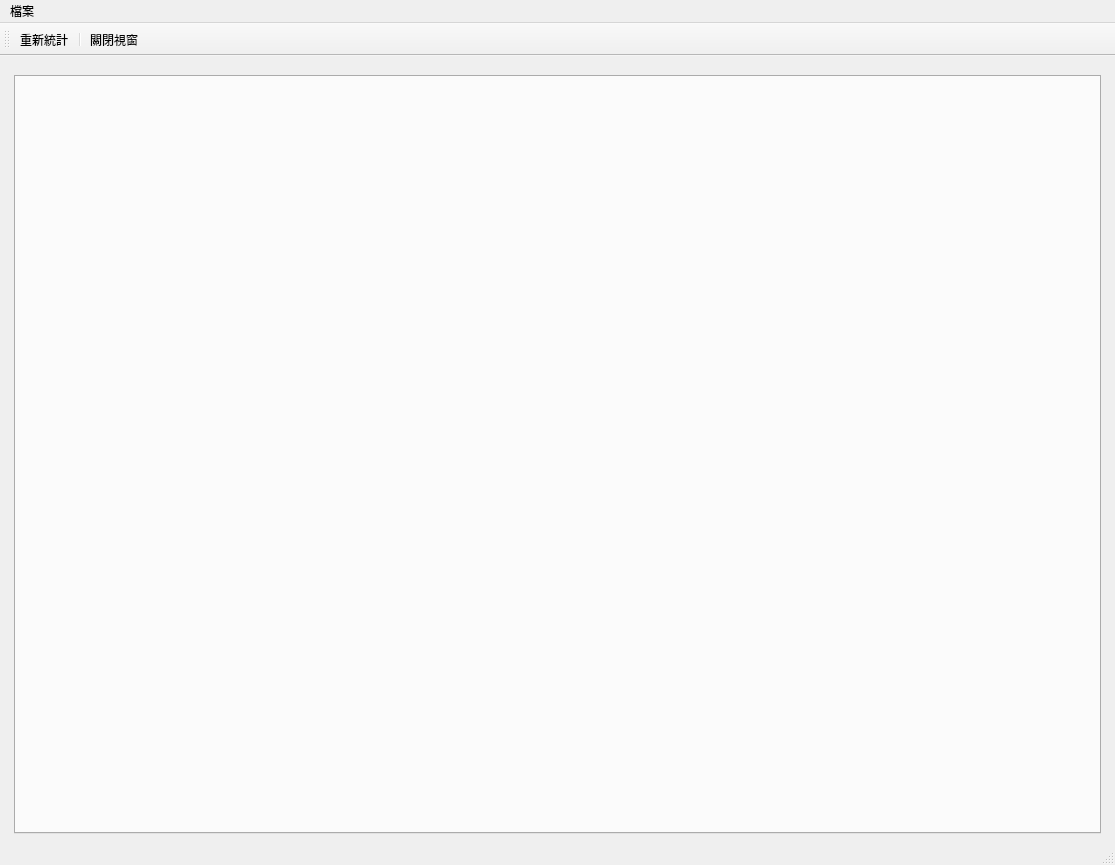
<?xml version="1.0" encoding="UTF-8"?>
<ui version="4.0">
 <class>WindowStatisticsDoctorMonthly</class>
 <widget class="QMainWindow" name="WindowStatisticsDoctorMonthly">
  <property name="geometry">
   <rect>
    <x>0</x>
    <y>0</y>
    <width>1115</width>
    <height>865</height>
   </rect>
  </property>
  <property name="windowTitle">
   <string>醫師月報表</string>
  </property>
  <widget class="QWidget" name="centralwidget">
   <layout class="QHBoxLayout" name="horizontalLayout">
    <item>
     <layout class="QVBoxLayout" name="verticalLayout">
      <property name="leftMargin">
       <number>5</number>
      </property>
      <property name="topMargin">
       <number>10</number>
      </property>
      <property name="rightMargin">
       <number>5</number>
      </property>
      <item>
       <widget class="QTabWidget" name="tabWidget_statistics_doctor"/>
      </item>
     </layout>
    </item>
   </layout>
  </widget>
  <widget class="QToolBar" name="toolBar">
   <property name="windowTitle">
    <string>toolBar</string>
   </property>
   <property name="toolButtonStyle">
    <enum>Qt::ToolButtonTextUnderIcon</enum>
   </property>
   <attribute name="toolBarArea">
    <enum>TopToolBarArea</enum>
   </attribute>
   <attribute name="toolBarBreak">
    <bool>false</bool>
   </attribute>
   <addaction name="action_open_dialog"/>
   <addaction name="separator"/>
   <addaction name="action_close"/>
  </widget>
  <widget class="QMenuBar" name="menubar">
   <property name="geometry">
    <rect>
     <x>0</x>
     <y>0</y>
     <width>1115</width>
     <height>28</height>
    </rect>
   </property>
   <widget class="QMenu" name="menu">
    <property name="title">
     <string>檔案</string>
    </property>
   </widget>
   <addaction name="menu"/>
  </widget>
  <widget class="QStatusBar" name="statusbar"/>
  <action name="action_open_dialog">
   <property name="icon">
    <iconset>
     <normaloff>../icons/reload.svg</normaloff>../icons/reload.svg</iconset>
   </property>
   <property name="text">
    <string>重新統計</string>
   </property>
  </action>
  <action name="action_close">
   <property name="icon">
    <iconset>
     <normaloff>../icons/application-exit.svg</normaloff>../icons/application-exit.svg</iconset>
   </property>
   <property name="text">
    <string>關閉視窗</string>
   </property>
  </action>
 </widget>
 <resources/>
 <connections/>
</ui>
